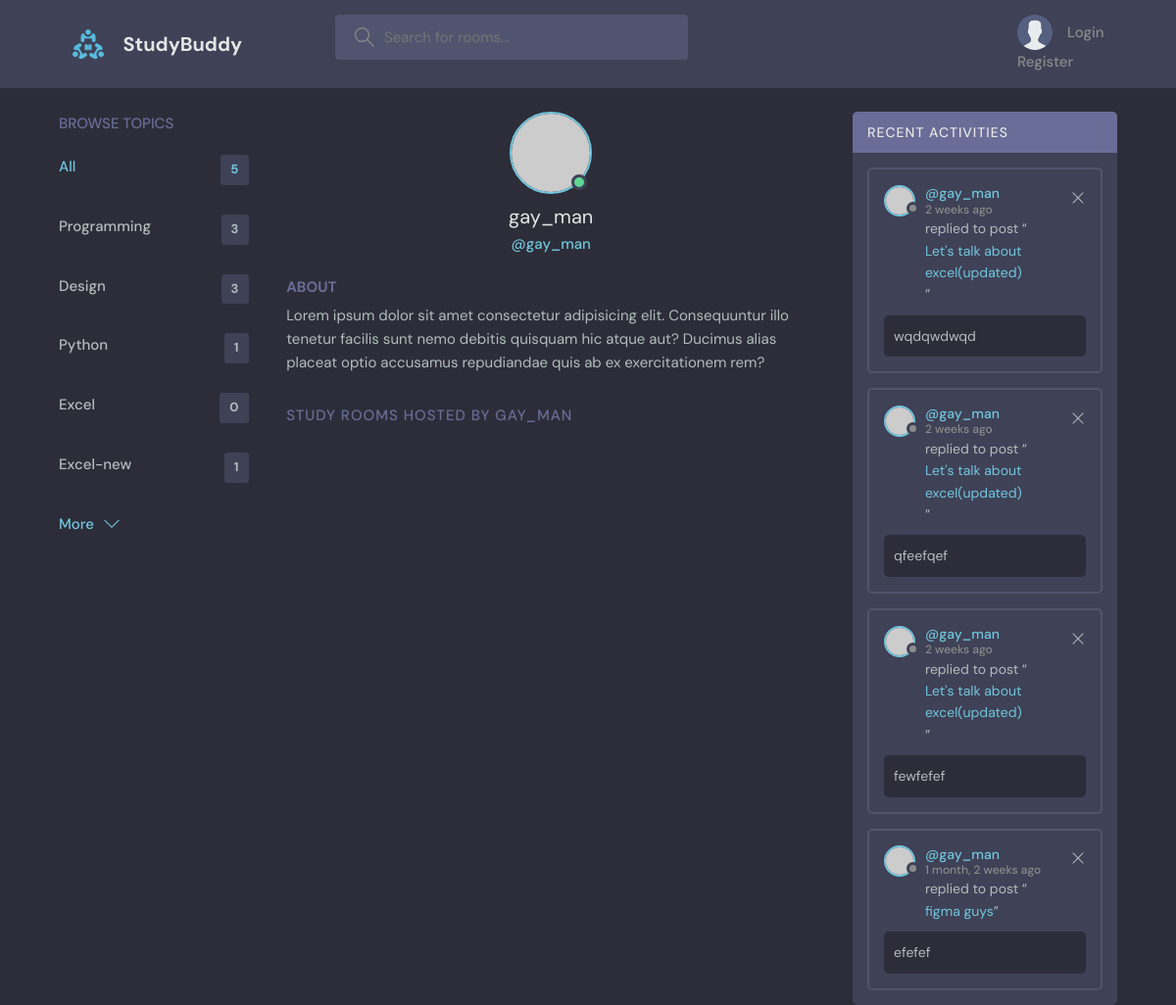
/user_page/5/, run on the app's committed database.
### polls/models.py (models this page shows, shortened)
class Topic(models.Model):
    name = models.CharField(max_length=200)

class Message(models.Model):
    user = models.ForeignKey(User, on_delete=models.CASCADE)
    room = models.ForeignKey(Room , on_delete=models.CASCADE)
    body = models.TextField()
    modified_date = models.DateTimeField(auto_now=True)
    created_date = models.DateTimeField(auto_now_add=True)
    def __str__(self) -> str:
        return self.body[:50]

class Room(models.Model):
    host = models.ForeignKey(User, on_delete=models.SET_NULL , null=True)
    topic = models.ForeignKey(Topic , on_delete=models.SET_NULL, null=True)
    name = models.CharField(max_length=200)
    participants = models.ManyToManyField(User , related_name='participants' , blank=True)
    description = models.TextField(null=True , blank=True)
    modified_date = models.DateTimeField(auto_now=True)
    created_date = models.DateTimeField(auto_now_add=True)
    class Meta:
        ordering = ['-modified_date' , '-created_date']

### polls/views.py (the view)
# urls.py: path('user_page/<str:pk>/', views.profileView , name = 'user_page'),
def profileView(request , pk):
    user = User.objects.get(id = pk)
    room = user.room_set.all()
    topics = Topic.objects.all()
    room_messages = user.message_set.all().order_by('-created_date')
    context = {'rooms':room,
               'topics':topics,
               'room_messages':room_messages,
               'user':user
               }
    return render(request , 'polls/user_profile.html', context)

### polls/templates/polls/user_profile.html (shortened to what this page needs)
{% extends 'index.html' %}
{% load static %}
{% block content %}
<main class="profile-page layout layout--3">
    <div class="container">
      {% include 'polls/topics_component.html' %}
      <div class="roomList">
        <div class="profile">
          <div class="profile__avatar">
            <div class="avatar avatar--large active">
              <img src="https://randomuser.me/api/portraits/men/11.jpg" />
            </div>
          </div>
          <div class="profile__info">
            <h3>{{user.username}}</h3>
            <p>@{{user.username}}</p>
          </div>
          <div class="profile__about">
            <h3>About</h3>
            <p>
              Lorem ipsum dolor sit amet consectetur adipisicing elit. Consequuntur illo tenetur
              facilis sunt nemo debitis quisquam hic atque aut? Ducimus alias placeat optio
              accusamus repudiandae quis ab ex exercitationem rem?
            </p>
          </div>
        </div>
        <div class="roomList__header">
          <div>
            <h2>Study Rooms Hosted by {{user.username}}</a>
            </h2>
          </div>
        </div>
      </div>
      {% include 'polls/activity_component.html' %}
    </div>
  </main>
  {% endblock %}

### polls/templates/polls/topics_component.html
<div class="topics">
    <div class="topics__header">
      <h2>Browse Topics</h2>
    </div>
    <ul class="topics__list">
      <li>
        <a href="{% url 'home' %}" class="active">All <span>{{topics.count}}</span></a>
      </li>
      {% for topic in topics%}
        <li>
            <a href="{% url 'home' %}?q={{topic.name}}">{{topic.name}} <span>{{topic.room_set.all.count}}</span></a>
        </li>
        {%endfor%}
    </ul>
    <a class="btn btn--link" href="{% url 'topics' %}">
      More
      <svg version="1.1" xmlns="http://www.w3.org/2000/svg" width="32" height="32" viewBox="0 0 32 32">
        <title>chevron-down</title>
        <path d="M16 21l-13-13h-3l16 16 16-16h-3l-13 13z"></path>
      </svg>
    </a>
  </div>

### polls/templates/polls/activity_component.html
<div class="activities">
    <div class="activities__header">
      <h2>Recent Activities</h2>
    </div>
    {% for room_message in room_messages%}
    <div class="activities__box">
      <div class="activities__boxHeader roomListRoom__header">
        <a href="{% url 'user_page' room_message.user.id %}" class="roomListRoom__author">
          <div class="avatar avatar--small">
            <img src="https://randomuser.me/api/portraits/women/11.jpg" />
          </div>
          <p>
            @{{room_message.user.username}}
            <span>{{room_message.created_date|timesince}} ago</span>
          </p>
        </a>
        <div class="roomListRoom__actions">
          <a href="#">
            <svg version="1.1" xmlns="http://www.w3.org/2000/svg" width="32" height="32" viewBox="0 0 32 32">
              <title>remove</title>
              <path
                d="M27.314 6.019l-1.333-1.333-9.98 9.981-9.981-9.981-1.333 1.333 9.981 9.981-9.981 9.98 1.333 1.333 9.981-9.98 9.98 9.98 1.333-1.333-9.98-9.98 9.98-9.981z"
              ></path>
            </svg>
          </a>
        </div>
      </div>
      <div class="activities__boxContent">
        <p>replied to post “<a href="room.html">{{room_message.room.name}}</a>”</p>
        <div class="activities__boxRoomContent">
            {{room_message}}
        </div>
      </div>
    </div>
    {%endfor%}
  </div>

### data on the page
Topic: name "Programming", room_set.all.count "3"
Topic: name "Design", room_set.all.count "3"
Topic: name "Python", room_set.all.count "1"
Topic: name "Excel", room_set.all.count "0"
Topic: name "Excel-new", room_set.all.count "1"
Message: user.username "gay_man", created_date "2 weeks", room.name "Let's talk about excel(updated)", body "wqdqwdwqd"
Message: user.username "gay_man", created_date "2 weeks", room.name "Let's talk about excel(updated)", body "qfeefqef"
Message: user.username "gay_man", created_date "2 weeks", room.name "Let's talk about excel(updated)", body "fewfefef"
Message: user.username "gay_man", created_date "1 month, 2 weeks", room.name "figma guys", body "efefef"

### other printed values
{{ topics.count }} "5"
{{ user.username }} "gay_man"
{{ user.username }} "GAY_MAN"
